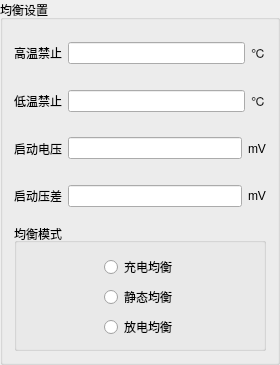
                            <widget class="QGroupBox" name="groupBox_26">
                             <property name="minimumSize">
                              <size>
                               <width>280</width>
                               <height>365</height>
                              </size>
                             </property>
                             <property name="maximumSize">
                              <size>
                               <width>280</width>
                               <height>370</height>
                              </size>
                             </property>
                             <property name="title">
                              <string>均衡设置</string>
                             </property>
                             <layout class="QVBoxLayout" name="verticalLayout_49">
                              <property name="topMargin">
                               <number>12</number>
                              </property>
                              <item>
                               <layout class="QHBoxLayout" name="horizontalLayout_168">
                                <item>
                                 <widget class="QLabel" name="label_246">
                                  <property name="minimumSize">
                                   <size>
                                    <width>48</width>
                                    <height>0</height>
                                   </size>
                                  </property>
                                  <property name="text">
                                   <string>高温禁止</string>
                                  </property>
                                  <property name="alignment">
                                   <set>Qt::AlignCenter</set>
                                  </property>
                                 </widget>
                                </item>
                                <item>
                                 <widget class="QLineEdit" name="lineEdit_117">
                                  <property name="alignment">
                                   <set>Qt::AlignCenter</set>
                                  </property>
                                 </widget>
                                </item>
                                <item>
                                 <widget class="QLabel" name="label_247">
                                  <property name="text">
                                   <string>℃</string>
                                  </property>
                                  <property name="alignment">
                                   <set>Qt::AlignCenter</set>
                                  </property>
                                 </widget>
                                </item>
                               </layout>
                              </item>
                              <item>
                               <layout class="QHBoxLayout" name="horizontalLayout_169">
                                <item>
                                 <widget class="QLabel" name="label_248">
                                  <property name="minimumSize">
                                   <size>
                                    <width>48</width>
                                    <height>0</height>
                                   </size>
                                  </property>
                                  <property name="text">
                                   <string>低温禁止</string>
                                  </property>
                                  <property name="alignment">
                                   <set>Qt::AlignCenter</set>
                                  </property>
                                 </widget>
                                </item>
                                <item>
                                 <widget class="QLineEdit" name="lineEdit_118">
                                  <property name="alignment">
                                   <set>Qt::AlignCenter</set>
                                  </property>
                                 </widget>
                                </item>
                                <item>
                                 <widget class="QLabel" name="label_249">
                                  <property name="text">
                                   <string>℃</string>
                                  </property>
                                  <property name="alignment">
                                   <set>Qt::AlignCenter</set>
                                  </property>
                                 </widget>
                                </item>
                               </layout>
                              </item>
                              <item>
                               <layout class="QHBoxLayout" name="horizontalLayout_170">
                                <item>
                                 <widget class="QLabel" name="label_250">
                                  <property name="minimumSize">
                                   <size>
                                    <width>48</width>
                                    <height>0</height>
                                   </size>
                                  </property>
                                  <property name="text">
                                   <string>启动电压</string>
                                  </property>
                                  <property name="alignment">
                                   <set>Qt::AlignCenter</set>
                                  </property>
                                 </widget>
                                </item>
                                <item>
                                 <widget class="QLineEdit" name="lineEdit_119">
                                  <property name="alignment">
                                   <set>Qt::AlignCenter</set>
                                  </property>
                                 </widget>
                                </item>
                                <item>
                                 <widget class="QLabel" name="label_251">
                                  <property name="text">
                                   <string>mV</string>
                                  </property>
                                  <property name="alignment">
                                   <set>Qt::AlignCenter</set>
                                  </property>
                                 </widget>
                                </item>
                               </layout>
                              </item>
                              <item>
                               <layout class="QHBoxLayout" name="horizontalLayout_171">
                                <item>
                                 <widget class="QLabel" name="label_252">
                                  <property name="minimumSize">
                                   <size>
                                    <width>48</width>
                                    <height>0</height>
                                   </size>
                                  </property>
                                  <property name="text">
                                   <string>启动压差</string>
                                  </property>
                                  <property name="alignment">
                                   <set>Qt::AlignCenter</set>
                                  </property>
                                 </widget>
                                </item>
                                <item>
                                 <widget class="QLineEdit" name="lineEdit_120">
                                  <property name="alignment">
                                   <set>Qt::AlignCenter</set>
                                  </property>
                                 </widget>
                                </item>
                                <item>
                                 <widget class="QLabel" name="label_253">
                                  <property name="text">
                                   <string>mV</string>
                                  </property>
                                  <property name="alignment">
                                   <set>Qt::AlignCenter</set>
                                  </property>
                                 </widget>
                                </item>
                               </layout>
                              </item>
                              <item>
                               <widget class="QGroupBox" name="groupBox_27">
                                <property name="minimumSize">
                                 <size>
                                  <width>0</width>
                                  <height>120</height>
                                 </size>
                                </property>
                                <property name="maximumSize">
                                 <size>
                                  <width>16777215</width>
                                  <height>16777215</height>
                                 </size>
                                </property>
                                <property name="title">
                                 <string>均衡模式</string>
                                </property>
                                <property name="alignment">
                                 <set>Qt::AlignLeading|Qt::AlignLeft|Qt::AlignVCenter</set>
                                </property>
                                <layout class="QVBoxLayout" name="verticalLayout_50">
                                 <property name="topMargin">
                                  <number>12</number>
                                 </property>
                                 <item>
                                  <layout class="QHBoxLayout" name="horizontalLayout_172">
                                   <item>
                                    <spacer name="horizontalSpacer_74">
                                     <property name="orientation">
                                      <enum>Qt::Horizontal</enum>
                                     </property>
                                     <property name="sizeHint" stdset="0">
                                      <size>
                                       <width>40</width>
                                       <height>20</height>
                                      </size>
                                     </property>
                                    </spacer>
                                   </item>
                                   <item>
                                    <widget class="QRadioButton" name="radioButton_4">
                                     <property name="text">
                                      <string>充电均衡</string>
                                     </property>
                                    </widget>
                                   </item>
                                   <item>
                                    <spacer name="horizontalSpacer_75">
                                     <property name="orientation">
                                      <enum>Qt::Horizontal</enum>
                                     </property>
                                     <property name="sizeHint" stdset="0">
                                      <size>
                                       <width>40</width>
                                       <height>20</height>
                                      </size>
                                     </property>
                                    </spacer>
                                   </item>
                                  </layout>
                                 </item>
                                 <item>
                                  <layout class="QHBoxLayout" name="horizontalLayout_173">
                                   <item>
                                    <spacer name="horizontalSpacer_76">
                                     <property name="orientation">
                                      <enum>Qt::Horizontal</enum>
                                     </property>
                                     <property name="sizeHint" stdset="0">
                                      <size>
                                       <width>40</width>
                                       <height>20</height>
                                      </size>
                                     </property>
                                    </spacer>
                                   </item>
                                   <item>
                                    <widget class="QRadioButton" name="radioButton_5">
                                     <property name="text">
                                      <string>静态均衡</string>
                                     </property>
                                    </widget>
                                   </item>
                                   <item>
                                    <spacer name="horizontalSpacer_77">
                                     <property name="orientation">
                                      <enum>Qt::Horizontal</enum>
                                     </property>
                                     <property name="sizeHint" stdset="0">
                                      <size>
                                       <width>40</width>
                                       <height>20</height>
                                      </size>
                                     </property>
                                    </spacer>
                                   </item>
                                  </layout>
                                 </item>
                                 <item>
                                  <layout class="QHBoxLayout" name="horizontalLayout_174">
                                   <item>
                                    <spacer name="horizontalSpacer_78">
                                     <property name="orientation">
                                      <enum>Qt::Horizontal</enum>
                                     </property>
                                     <property name="sizeHint" stdset="0">
                                      <size>
                                       <width>40</width>
                                       <height>20</height>
                                      </size>
                                     </property>
                                    </spacer>
                                   </item>
                                   <item>
                                    <widget class="QRadioButton" name="radioButton_6">
                                     <property name="text">
                                      <string>放电均衡</string>
                                     </property>
                                    </widget>
                                   </item>
                                   <item>
                                    <spacer name="horizontalSpacer_79">
                                     <property name="orientation">
                                      <enum>Qt::Horizontal</enum>
                                     </property>
                                     <property name="sizeHint" stdset="0">
                                      <size>
                                       <width>40</width>
                                       <height>20</height>
                                      </size>
                                     </property>
                                    </spacer>
                                   </item>
                                  </layout>
                                 </item>
                                </layout>
                               </widget>
                              </item>
                             </layout>
                            </widget>
